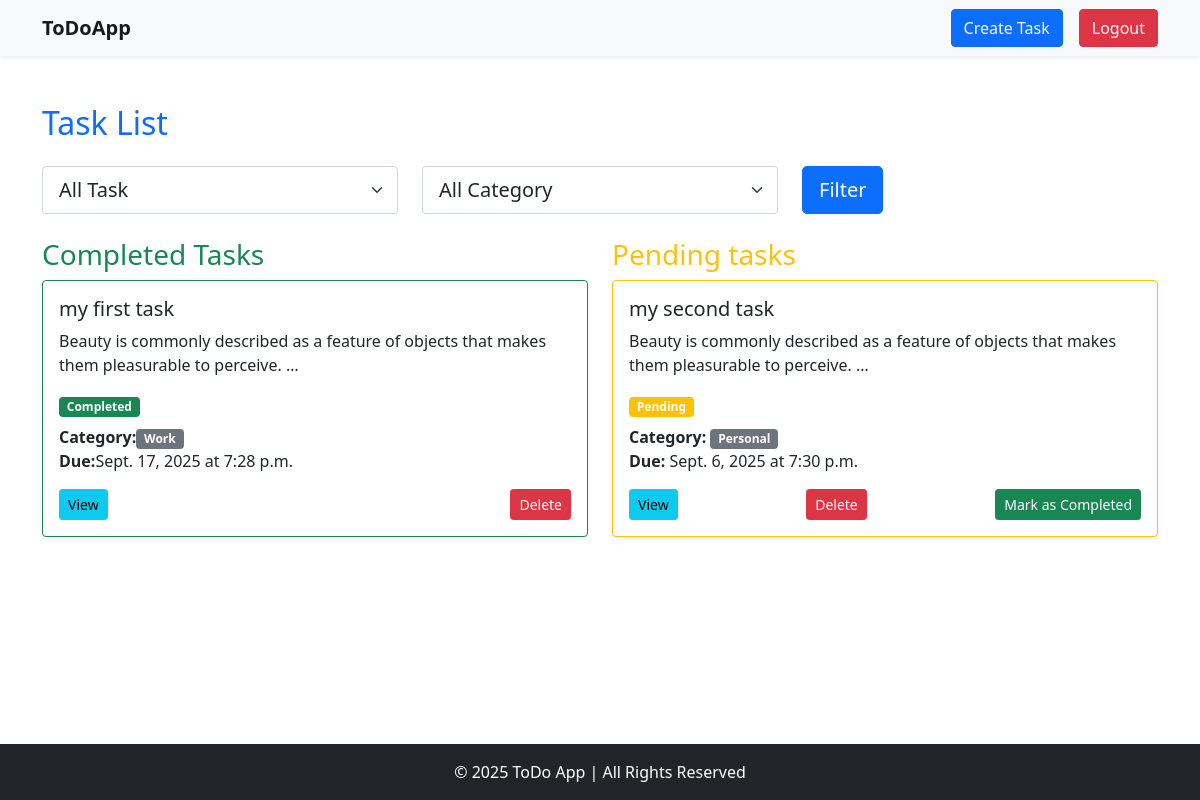
Screenshot of / (signed in) with the database file from the repository.
### task/models.py (models this page shows, shortened)
class Task(models.Model):
    STATUS=[
        ('pending','Pending'),
        ('completed','Completed'),
    ]
    CATEGORY=[
        ('work','Work'),
        ('personal','Personal'),
        ('other','Other'),
    ]
    title=models.CharField(max_length=100)
    description=models.TextField()
    due_date=models.DateField()
    due_time=models.TimeField()
    status=models.CharField(max_length=10,choices=STATUS, default='pending')
    category=models.CharField(max_length=10,choices=CATEGORY)
    is_completed=models.BooleanField(default=False) # task is pending
    user=models.ForeignKey(User,on_delete=models.CASCADE)

### task/views.py (the view)
# urls.py: path('',views.task_list,name='task_list'),
@login_required
def task_list(request):
    status_filter=request.GET.get('status','all')
    category_filter=request.GET.get('category','all')
    tasks=Task.objects.filter(user=request.user)
    if status_filter !='all':
        tasks=tasks.filter(is_completed= (status_filter=='completed'))
    if category_filter !='all':
        tasks=tasks.filter(category=category_filter)
    completed_tasks=tasks.filter(is_completed=True)
    pending_tasks=tasks.filter(is_completed=False)
    return render(request,'task_list.html', {
        'completed_tasks':completed_tasks,
        'pending_tasks':pending_tasks,
        'status_filter':status_filter,
        'category_filter':category_filter
    })

### task/templates/task_list.html (shortened to what this page needs)
{% extends 'base.html' %}
{% block content %}
<h2 class="mb-4 text-primary">Task List</h2>
<form method="get" class="mb-4">
    <div class="row">
        <div class="col-md-4">
            <select name="status" class="form-select form-select-lg">
                <option value="all" {% if status_filter == 'all' %}selected{% endif %}>All Task</option>
            </select>
        </div>
        <div class="col-md-4">
            <select name="category" class="form-select form-select-lg">
                <option value="all" {% if status_filter == 'all' %}selected{% endif %}>All Category</option>
            </select>
        </div>
        <div class="col-md-4">
            <button type="submit" class="btn btn-primary btn-lg">Filter</button>
        </div>
    </div>
</form>
    <div class="row">
    <div class="col-md-6">
    <h3 class="text-success">Completed Tasks</h3>
    <div class="card-columns">
    {% for task in completed_tasks %}
        <div class="card mb-4 shadow-sm border-success">
            <div class="card-body">
                <h5 class="card-title">{{ task.title }}</h5>
                <p class="card-text">{{ task.description|truncatewords:15 }}</p>
                <span class="badge bg-success mb-2">Completed</span>
                <p class="card-text">
                    <strong>Category:</strong><span class="badge bg-secondary">{{ task.get_category_display }}</span><br>
                    <strong>Due:</strong>{{ task.due_date }} at {{ task.due_time }}
                </p>
                <div class="d-flex justify-content-between">
                    <a href="{% url 'task_detail' task.id %}" class="btn btn-info btn-sm">View</a>
                    <a href="{% url 'task_delete' task.id %}" class="btn btn-danger btn-sm">Delete</a>
                </div>
            </div>
        </div>
    {% endfor %}
    </div>
    </div>
    <div class="col-md-6">
    <h3 class="text-warning">Pending tasks</h3>
    <div class="card-columns">
    {% for task in pending_tasks %}
        <div class="card mb-4 shadow-sm border-warning">
            <div class="card-body">
                <h5 class="card-title">{{ task.title }}</h5>
                <p class="card-text">{{ task.description|truncatewords:15 }}</p>
                <span class="badge bg-warning mb-2">Pending</span>
                <p class="card-text">
                    <strong>Category:</strong> <span class="badge bg-secondary">{{ task.get_category_display }}</span><br>
                    <strong>Due:</strong> {{ task.due_date }} at {{ task.due_time }}
                </p>
                <div class="d-flex justify-content-between">
                    <a href="{% url 'task_detail' task.id %}" class="btn btn-info btn-sm">View</a>
                    <a href="{% url 'task_delete' task.id %}" class="btn btn-danger btn-sm">Delete</a>
                    <a href="{% url 'task_mark_completed' task.id %}" class="btn btn-success btn-sm">Mark as Completed</a>
                </div>
            </div>
        </div>
    {% endfor %}
    </div>
    </div>
    </div>
{% endblock content %}

### templates/base.html (shortened to what this page needs)
{% load crispy_forms_tags %}
<!DOCTYPE html>
<html lang="en">
<head>
    <link href="https://cdn.jsdelivr.net/npm/bootstrap@5.0.2/dist/css/bootstrap.min.css" rel="stylesheet"
 />
</head>
<body class="d-flex flex-column min-vh-100">
    <header>
        <nav class="navbar navbar-expand-lg navbar-light bg-light shadow-sm">
            <div class="container">
                <a class="navbar-brand fw-bold" href="{% url 'task_list' %}">ToDoApp</a>
                <div class="collapse navbar-collapse" id="navbarNav">
                    <ul class="navbar-nav ms-auto mb-2 mb-lg-0">
                        {% if user.is_authenticated %}
                        <li class="nav-item d-flex align-items-center">
                            <a href="{% url 'task_create' %}" class="btn btn-primary me-3">Create Task</a>
                            <form method="post" action="{% url 'logout' %}" class="d-inline">
                                <button type="submit" class="btn btn-danger">Logout</button>
                            </form>
                        </li>
                        {% else %}
                        <li class="nav-item d-flex">
                            <a href="{% url 'login' %}" class="btn btn-danger me-3">Login</a>
                            <a href="{% url 'register' %}" class="btn btn-warning">Register</a>
                        </li>
                        {% endif %}
                    </ul>
                </div>
            </div>
        </nav>
    </header>
    <main class="container my-5 flex-grow-1">
        {% block content %}{% endblock content %}
    </main>
    <footer class="bg-dark text-white text-center py-3 mt-auto">
        <p class="mb-0">&copy; 2025 ToDo App | All Rights Reserved</p>
    </footer>
</body>
</html>

### rows the page displays
Task: title "my first task", description "Beauty is commonly described as a feature of objects that makes them pleasurable to perceive. …", category "Work", due_date "Sept. 17, 2025", due_time "7:28 p.m."
Task: title "my second task", description "Beauty is commonly described as a feature of objects that makes them pleasurable to perceive. …", category "Personal", due_date "Sept. 6, 2025", due_time "7:30 p.m."
